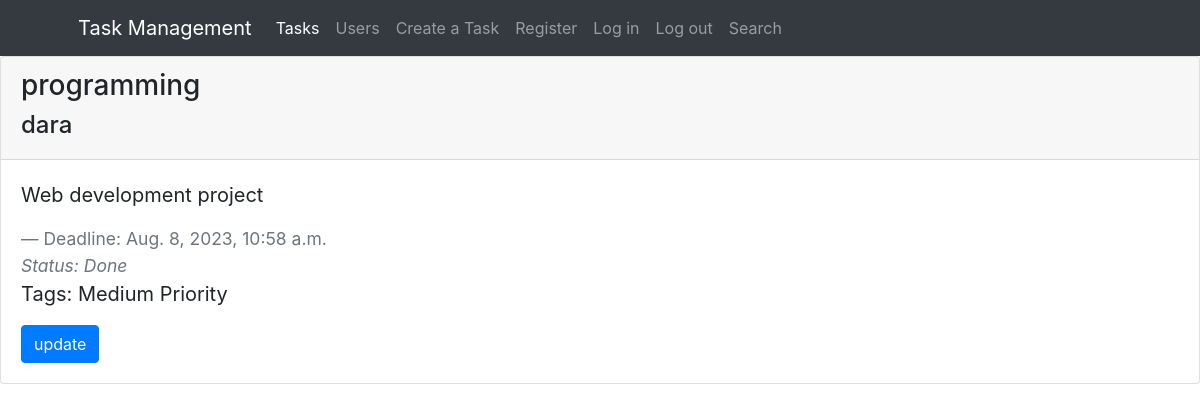
The page /details/1 on the database its author committed.
### MyTasks/models.py (models this page shows, shortened)
class Task(models.Model):
    title=models.CharField(max_length=100)
    description=models.TextField()
    due_date=models.DateTimeField()
    user=models.ForeignKey(CustomUser,on_delete=models.CASCADE)
    tags=models.ForeignKey('Tag',on_delete=models.CASCADE)
    status_field=models.CharField(max_length=50)

class Tag(models.Model):
    name=models.CharField(max_length=50)
    def __str__(self) -> str:
        return self.name

### User/models.py (models this page shows, shortened)
class CustomUser(AbstractBaseUser):
    email = models.EmailField()
    username = models.CharField(max_length=30, unique=True)
    first_name = models.CharField(max_length=50)
    last_name = models.CharField(max_length=50)
    photo = models.ImageField(upload_to='images', blank=True, null=True)
    is_active = models.BooleanField(default=True)
    is_staff = models.BooleanField(default=False)
    is_superuser = models.BooleanField(default=False)
    objects = CustomUserManager()
    USERNAME_FIELD = 'username'
    REQUIRED_FIELDS = ['username', 'email']
    def __str__(self):
        return self.username

### MyTasks/views.py (the view)
# urls.py: path('details/<int:pk>', views.TaskDetailView.as_view(), name='details'),
class TaskDetailView(DetailView):
    model = Task
    template_name = 'MyTasks/details.html'
    context_object_name = 'task'
    pk_url_kwarg = 'pk'

### MyTasks/templates/MyTasks/details.html (shortened to what this page needs)
{% extends 'base.html' %}
{% block content %}
    <div class="card">
        <div class="card-header">
        <h3>{{task.title}}</h3>
        <h4>{{task.user}}</h4>
        </div>
        <div class="card-body">
        <blockquote class="blockquote mb-0">
            <p>{{task.description}}</p>
            <footer class="blockquote-footer">Deadline: {{task.due_date}}
                <br><cite title="Source Title">Status: {{task.status_field}}</cite></footer>
            <p>Tags: {{task.tags}}</p>
            <a href="{% url 'update' task.id%}" class="btn btn-primary">update</a>
        </blockquote>
        </div>
    </div>
{% endblock %}

### rows shown on the page
Task: title "programming", user "dara", description "Web development project", due_date "Aug. 8, 2023, 10:58 a.m.", status_field "Done", tags "Medium Priority"
